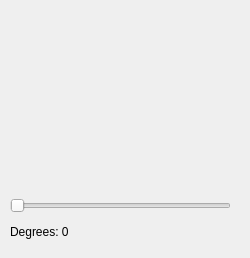
<?xml version="1.0" encoding="UTF-8"?>
<ui version="4.0">
 <class>Application</class>
 <widget class="QMainWindow" name="Application">
  <property name="geometry">
   <rect>
    <x>0</x>
    <y>0</y>
    <width>250</width>
    <height>258</height>
   </rect>
  </property>
  <property name="windowTitle">
   <string>Compass App</string>
  </property>
  <widget class="QWidget" name="centralwidget">
   <widget class="QWidget" name="gridLayoutWidget">
    <property name="geometry">
     <rect>
      <x>10</x>
      <y>10</y>
      <width>221</width>
      <height>231</height>
     </rect>
    </property>
    <layout class="QGridLayout" name="gridLayout">
     <item row="2" column="0">
      <widget class="QSlider" name="SliderCompass">
       <property name="minimumSize">
        <size>
         <width>180</width>
         <height>20</height>
        </size>
       </property>
       <property name="maximum">
        <number>360</number>
       </property>
       <property name="pageStep">
        <number>10</number>
       </property>
       <property name="orientation">
        <enum>Qt::Horizontal</enum>
       </property>
      </widget>
     </item>
     <item row="4" column="0">
      <widget class="QLabel" name="LabelDegrees">
       <property name="enabled">
        <bool>true</bool>
       </property>
       <property name="minimumSize">
        <size>
         <width>180</width>
         <height>10</height>
        </size>
       </property>
       <property name="text">
        <string>Degrees: 0</string>
       </property>
      </widget>
     </item>
     <item row="1" column="0">
      <widget class="QWidget" name="WidgetCompass" native="true">
       <property name="sizePolicy">
        <sizepolicy hsizetype="Preferred" vsizetype="Preferred">
         <horstretch>10</horstretch>
         <verstretch>0</verstretch>
        </sizepolicy>
       </property>
       <property name="minimumSize">
        <size>
         <width>180</width>
         <height>180</height>
        </size>
       </property>
       <property name="maximumSize">
        <size>
         <width>180</width>
         <height>180</height>
        </size>
       </property>
      </widget>
     </item>
    </layout>
   </widget>
  </widget>
 </widget>
 <resources/>
 <connections/>
</ui>
